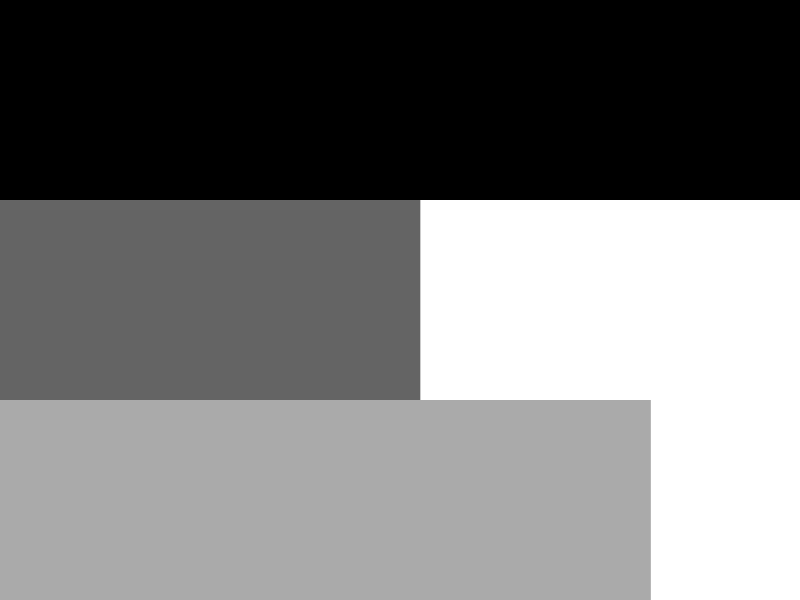
Frame 1 (no input)
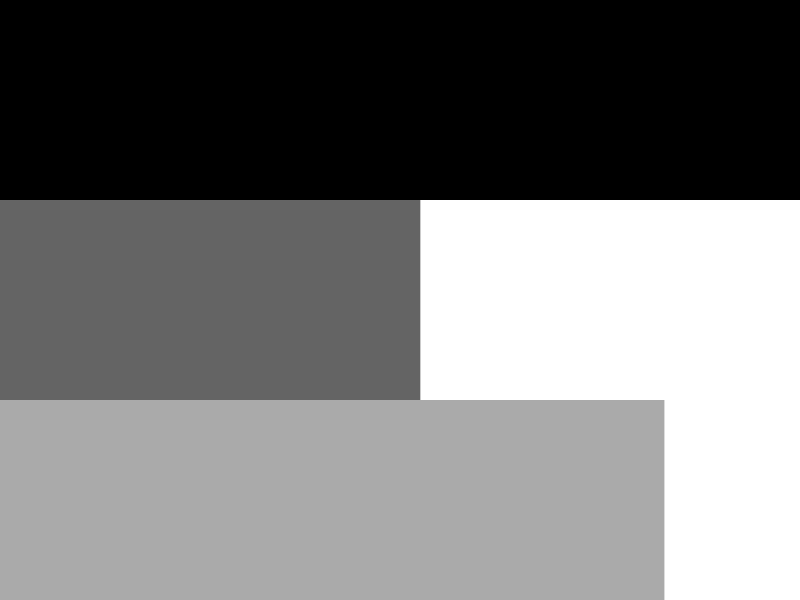
Frame 60 (the mouse pressed at the canvas centre just before this capture)
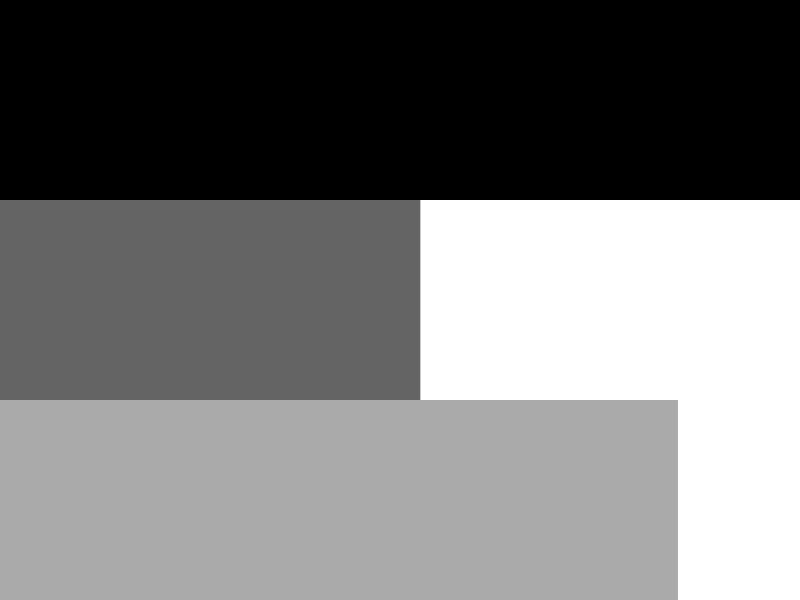
Frame 120 (the mouse held since frame 60 and released just before this capture)

The Processing sketch that drew these frames (run headless with seeded random() and noise(); from frame 60 on, the mouse is pressed at the canvas centre):

// Processing sketch: ThreeBarClock
// ── ThreeBarClock.pde
// Three Bar Clock
// Week 10: Creative Coding
// 1 Nov 2017
// by RJ Duran

int x;
int y;
int h;

void setup() {
  size(800, 600);
  //fullScreen();

  x = 0;
  y = 0;
  h = height/3;
}

void draw() {
  background(255);
  noStroke();
  //float val = map(second(), 0, 59, 0, 255); // example of mapping seconds (0 - 59) to color ( 0 to 255)
  //fill(val); // assign the fill to val

  // hour
  fill(0);
  rect(x, y, map(hour(), 0, 23, 0, width), h);
  // min
  fill(100);
  rect(x, y+h, map(minute(), 0, 59, 0, width), h);
  //sec
  fill(170);
  rect(x, y+2*h, map(second(), 0, 59, 0, width), h);

  //stroke(0);
  //line(width/2, 0, width/2, height);
}
